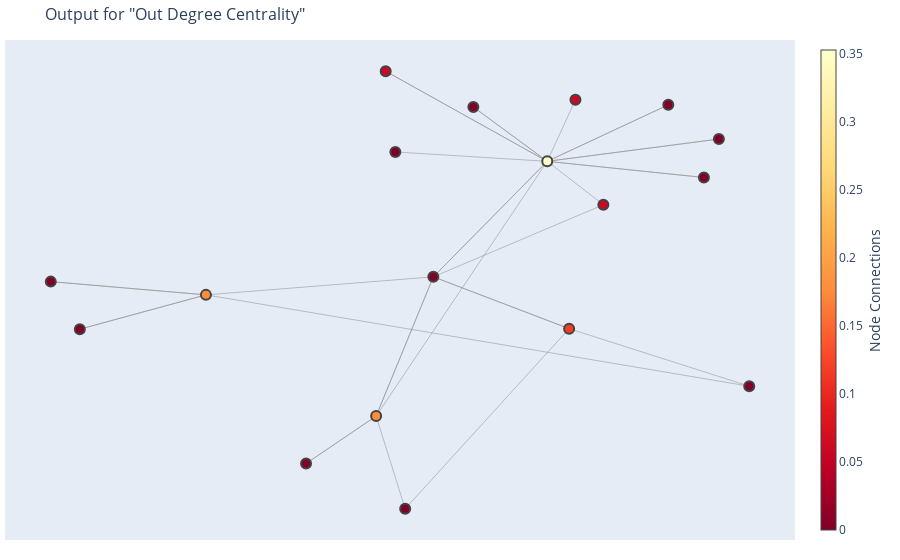

The notebook cell this image was saved under:
### Code cell
plot_network_graph(graph, centrality_measures[2])

### Figure 1 — Plotly figure (JSON) as saved in the notebook; plotly's stock layout.template omitted (floating-point values rounded to 4 significant figures)
{"data": [{"hoverinfo": "none", "line": {"color": "#888", "width": 0.5}, "mode": "lines", "type": "scatter", "x": [0.1721, 0.1307, -0.1063, 0.1307, -0.1204, -0.2232, -0.1204, -0.03646, -0.1204, -0.07777, 0.1628, -0.03646, 0.1628, 0.4271, -0.3702, -0.5552, -0.3702, -0.5979, -0.3702, -0.03646, 0.2131, 0.1307, 0.1307, 0.3606, 0.1307, 0.02227, 0.1307, 0.3084, 0.1307, -0.03646, 0.1307, 0.3826, 0.1307, -0.09219], "y": [0.5814, 0.3436, 0.692, 0.3436, -0.6415, -0.8253, -0.6415, -0.103, -0.6415, -1, -0.3035, -0.103, -0.3035, -0.526, -0.1728, -0.3056, -0.1728, -0.1216, -0.1728, -0.103, 0.1756, 0.3436, 0.3436, 0.2812, 0.3436, 0.5538, 0.3436, 0.5621, 0.3436, -0.103, 0.3436, 0.4298, 0.3436, 0.3799]}, {"hoverinfo": "text", "marker": {"cmax": 0.3529, "cmin": 0, "color": [0.05882, 0.05882, 0.1765, 0, 0.1176, 0.1765, 0, 0.05882, 0, 0.3529, 0, 0, 0, 0, 0, 0, 0, 0], "colorbar": {"thickness": 15, "title": {"side": "right", "text": "Node Connections"}, "xanchor": "left"}, "colorscale": [[0, "rgb(255,255,204)"], [0.125, "rgb(255,237,160)"], [0.25, "rgb(254,217,118)"], [0.375, "rgb(254,178,76)"], [0.5, "rgb(253,141,60)"], [0.625, "rgb(252,78,42)"], [0.75, "rgb(227,26,28)"], [0.875, "rgb(189,0,38)"], [1, "rgb(128,0,38)"]], "line": {"width": 2}, "reversescale": true, "showscale": true, "size": 10}, "mode": "markers", "text": ["Node: 'C02D5.3'<br>Out Degree Centrality: 0.058823529411764705", "Node: 'C29E4.7'<br>Out Degree Centrality: 0.058823529411764705", "Node: 'C08F8.8'<br>Out Degree Centrality: 0.1764705882352941", "Node: 'K02F3.5'<br>Out Degree Centrality: 0.0", "Node: 'C34C6.5'<br>Out Degree Centrality: 0.11764705882352941", "Node: 'ZK686.4'<br>Out Degree Centrality: 0.1764705882352941", "Node: 'ZC518.2'<br>Out Degree Centrality: 0.0", "Node: 'W02D3.11'<br>Out Degree Centrality: 0.058823529411764705", "Node: 'C09D4.5'<br>Out Degree Centrality: 0.0", "Node: 'VC5.4'<br>Out Degree Centrality: 0.3529411764705882", "Node: 'F55C5.8'<br>Out Degree Centrality: 0.0", "Node: 'C13F10.7'<br>Out Degree Centrality: 0.0", "Node: 'F45E1.6'<br>Out Degree Centrality: 0.0", "Node: 'C06A5.11'<br>Out Degree Centrality: 0.0", "Node: 'C02D5.4'<br>Out Degree Centrality: 0.0", "Node: 'F13A7.10'<br>Out Degree Centrality: 0.0", "Node: 'F32E10.4'<br>Out Degree Centrality: 0.0", "Node: 'F20D1.9'<br>Out Degree Centrality: 0.0"], "type": "scatter", "x": [0.1721, -0.1063, -0.1204, -0.07777, 0.1628, -0.3702, 0.4271, 0.2131, -0.5979, 0.1307, -0.09219, 0.02227, 0.3826, -0.5552, 0.3606, 0.3084, -0.03646, -0.2232], "y": [0.5814, 0.692, -0.6415, -1, -0.3035, -0.1728, -0.526, 0.1756, -0.1216, 0.3436, 0.3799, 0.5538, 0.4298, -0.3056, 0.2812, 0.5621, -0.103, -0.8253]}], "layout": {"hovermode": "closest", "margin": {"b": 20, "l": 5, "r": 5, "t": 40}, "showlegend": false, "title": {"font": {"size": 16}, "text": "Output for \"Out Degree Centrality\""}, "xaxis": {"showgrid": false, "showticklabels": false, "zeroline": false}, "yaxis": {"showgrid": false, "showticklabels": false, "zeroline": false}}}
